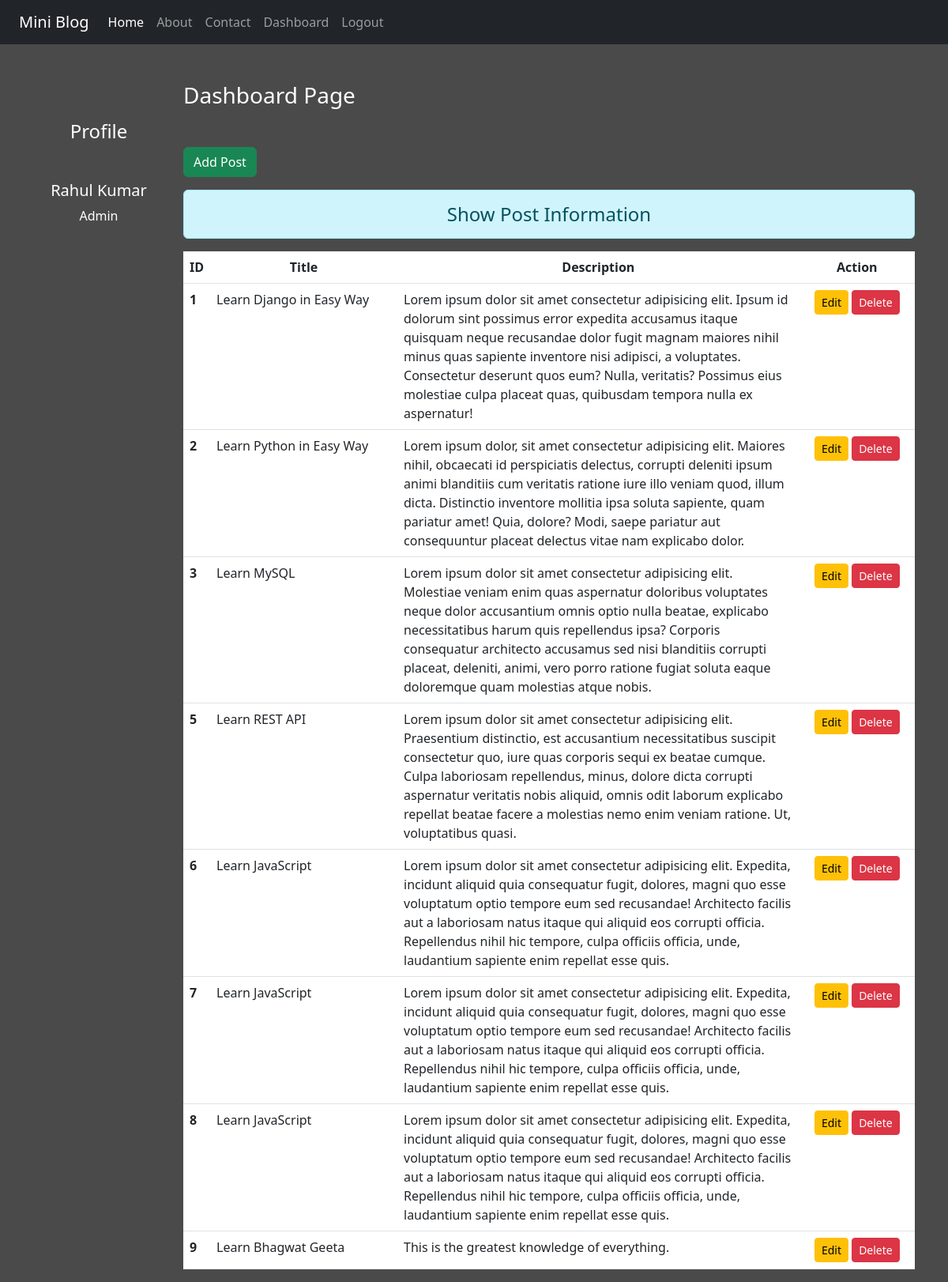
The page /dashboard/ (signed in) on the database its author committed.
### blog/models.py (models this page shows)
class Post(models.Model):
    title = models.CharField(max_length=150)
    desc = models.TextField()

### blog/views.py (the view)
# urls.py: path('dashboard/', views.dashboard, name="dashboard"),
def dashboard(request):
    if request.user.is_authenticated:
        posts= Post.objects.all()
        user = request.user
        full_name = user.get_full_name()
        gps = user.groups.all()
        return render(request, 'blog/dashboard.html', {'posts':posts, 'full_name':full_name, 'groups':gps})
    else:
        return HttpResponseRedirect('/login/')

### blog/templates/blog/dashboard.html (shortened to what this page needs)
{% extends 'blog/base.html' %}
{% load static %}
{% block side %}
<div class="col-sm-2 text-white my-5 text-center">
    <h4 class="my-5">Profile</h4>
    <h5>{{ full_name }}</h5>
    {% for group in groups %}
    <p>{{ group.name }}</p>
    {% endfor %}
</div>
{% endblock side %}
{% block content %}
<div class="col-sm-10">
    <h3 class="text-white my-5">Dashboard Page</h3>
    <a href="{% url 'addpost' %}" class="btn btn-success">Add Post</a>
    <h4 class="text-center alert alert-info mt-3">Show Post Information</h4>
    {% if posts %}
        <table class="table table-hover bg-white">
            <thead>
                <tr class="text-center">
                    <th scope="col" style="width:2%">ID</th>
                    <th scope="col" style="width:26%">Title</th>
                    <th scope="col" style="width:56%">Description</th>
                    <th scope="col" style="width:16%">Action</th>
                </tr>
            </thead>
            <tbody>
                {% for post in posts %}
                <tr>
                    <th scope="row">{{ post.id }}</th>
                    <td>{{ post.title }}</td>
                    <td>{{ post.desc }}</td>
                    <td class="text-center">
                        <a href="{% url 'updatepost' post.id %}" class="btn btn-warning btn-sm">Edit</a>
                        {% if perms.blog.delete_post %}
                        <form action="{% url 'deletepost' post.id %}" method="post" class="d-inline">{% csrf_token %}
                            <input type="submit" class="btn btn-danger btn-sm" value="Delete">
                        </form>
                        {% endif %}
                    </td>
                </tr>
                {% endfor %}
            </tbody>
        </table>
    {% else %}
    <h4 class="text-center alert alert-arning">No Record</h4>
    {% endif %}
</div>
{% endblock content %}

### blog/static/blog/css/style.css (style rules this page uses)
body { background-color: rgb(75,74,74); color: antiquewhite; }

### rows shown on the page
Post: id "1", title "Learn Django in Easy Way", desc "Lorem ipsum dolor sit amet consectetur adipisicing elit. Ipsum id dolorum sint possimus error expedita accusamus itaque quisquam neque recusandae dolor fugit magnam maiores nihil minus quas sapiente inventore nisi adipisci, a voluptates. Consectetur deserunt quos eum? Nulla, veritatis? Possimus eius molestiae culpa placeat quas, quibusdam tempora nulla ex aspernatur!"
Post: id "2", title "Learn Python in Easy Way", desc "Lorem ipsum dolor, sit amet consectetur adipisicing elit. Maiores nihil, obcaecati id perspiciatis delectus, corrupti deleniti ipsum animi blanditiis cum veritatis ratione iure illo veniam quod, illum dicta. Distinctio inventore mollitia ipsa soluta sapiente, quam pariatur amet! Quia, dolore? Modi, saepe pariatur aut consequuntur placeat delectus vitae nam explicabo dolor."
Post: id "3", title "Learn MySQL", desc "Lorem ipsum dolor sit amet consectetur adipisicing elit. Molestiae veniam enim quas aspernatur doloribus voluptates neque dolor accusantium omnis optio nulla beatae, explicabo necessitatibus harum quis repellendus ipsa? Corporis consequatur architecto accusamus sed nisi blanditiis corrupti placeat, deleniti, animi, vero porro ratione fugiat soluta eaque doloremque quam molestias atque nobis."
Post: id "5", title "Learn REST API", desc "Lorem ipsum dolor sit amet consectetur adipisicing elit. Praesentium distinctio, est accusantium necessitatibus suscipit consectetur quo, iure quas corporis sequi ex beatae cumque. Culpa laboriosam repellendus, minus, dolore dicta corrupti aspernatur veritatis nobis aliquid, omnis odit laborum explicabo repellat beatae facere a molestias nemo enim veniam ratione. Ut, voluptatibus quasi."
Post: id "6", title "Learn JavaScript", desc "Lorem ipsum dolor sit amet consectetur adipisicing elit. Expedita, incidunt aliquid quia consequatur fugit, dolores, magni quo esse voluptatum optio tempore eum sed recusandae! Architecto facilis aut a laboriosam natus itaque qui aliquid eos corrupti officia. Repellendus nihil hic tempore, culpa officiis officia, unde, laudantium sapiente enim repellat esse quis."
Post: id "7", title "Learn JavaScript", desc "Lorem ipsum dolor sit amet consectetur adipisicing elit. Expedita, incidunt aliquid quia consequatur fugit, dolores, magni quo esse voluptatum optio tempore eum sed recusandae! Architecto facilis aut a laboriosam natus itaque qui aliquid eos corrupti officia. Repellendus nihil hic tempore, culpa officiis officia, unde, laudantium sapiente enim repellat esse quis."
Post: id "8", title "Learn JavaScript", desc "Lorem ipsum dolor sit amet consectetur adipisicing elit. Expedita, incidunt aliquid quia consequatur fugit, dolores, magni quo esse voluptatum optio tempore eum sed recusandae! Architecto facilis aut a laboriosam natus itaque qui aliquid eos corrupti officia. Repellendus nihil hic tempore, culpa officiis officia, unde, laudantium sapiente enim repellat esse quis."
Post: id "9", title "Learn Bhagwat Geeta", desc "This is the greatest knowledge of everything."

### other values the page prints
{{ full_name }} "Rahul Kumar"
{{ group.name }} "Admin"
